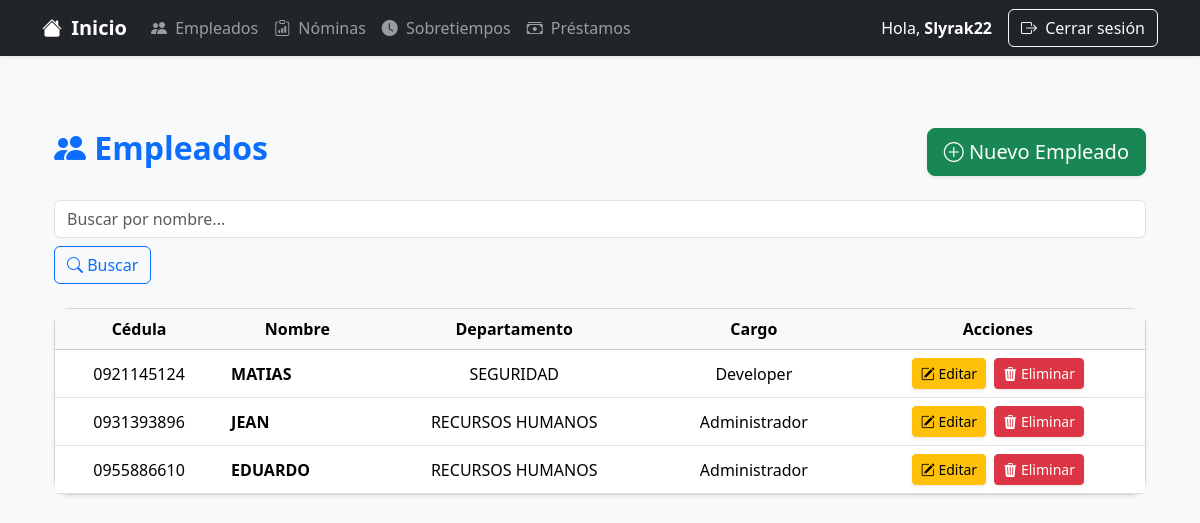
The page /nomina/empleados/ (signed in) on the database as committed earlier.
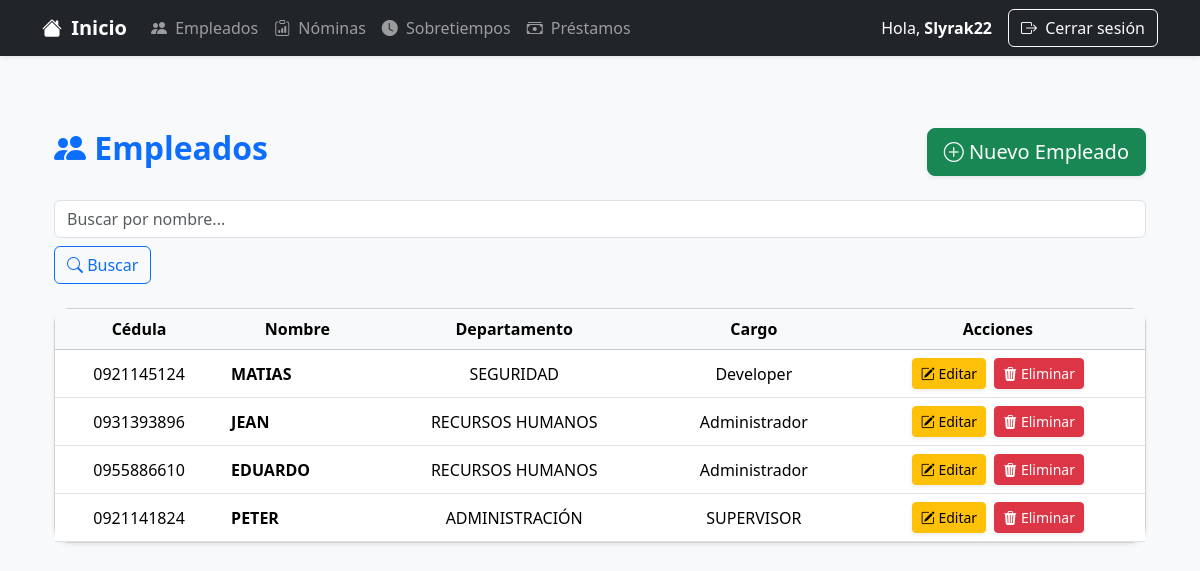
The same page on the database as committed later.
### nomina_app/models.py (models this page shows, shortened)
class Empleado(models.Model):
    cedula = models.CharField(max_length=10, unique=True)
    nombre = models.CharField(max_length=100)
    apellido = models.CharField(max_length=100)
    sueldo = models.DecimalField(max_digits=10, decimal_places=2)
    departamento = models.CharField(max_length=100)
    cargo = models.CharField(max_length=100)
    fecha_contratacion = models.DateField()

### nomina_app/views.py (the view)
# urls.py: path('empleados/', views.EmpleadoListView.as_view(), name='empleado_list'),
class EmpleadoListView(LoginRequiredMixin, ListView):
    model = Empleado
    template_name = 'nomina/empleado_list.html'
    context_object_name = 'empleados'
    paginate_by = 10
    def get_queryset(self):
        query = self.request.GET.get('q')
        if query:
            return Empleado.objects.filter(nombre__icontains=query)
        return Empleado.objects.all()

### templates/nomina/empleado_list.html (shortened to what this page needs)
{% extends 'base.html' %}
{% block content %}
<div class="container py-5">
    <div class="d-flex justify-content-between align-items-center mb-4">
        <h2 class="fw-bold text-primary">
            <i class="bi bi-people-fill"></i> Empleados
        </h2>
        <a href="{% url 'nomina_app:empleado_create' %}" class="btn btn-success btn-lg shadow-sm">
            <i class="bi bi-plus-circle"></i> Nuevo Empleado
        </a>
    </div>
    <form method="get" class="mb-4 d-flex gap-2 flex-wrap">
        <input type="text" name="q" class="form-control flex-grow-1" placeholder="Buscar por nombre..."
            value="{{ request.GET.q }}">
        <button type="submit" class="btn btn-outline-primary">
            <i class="bi bi-search"></i> Buscar
        </button>
    </form>
    <div class="card shadow-sm rounded-4">
        <div class="card-body p-0">
            <div class="table-responsive">
                <table class="table table-hover align-middle mb-0">
                    <thead class="table-light text-center">
                        <tr>
                            <th>Cédula</th>
                            <th>Nombre</th>
                            <th>Departamento</th>
                            <th>Cargo</th>
                            <th>Acciones</th>
                        </tr>
                    </thead>
                    <tbody>
                        {% for empleado in empleados %}
                        <tr class="text-center">
                            <td>{{ empleado.cedula }}</td>
                            <td class="text-start fw-semibold">{{ empleado.nombre }}</td>
                            <td>{{ empleado.departamento }}</td>
                            <td>{{ empleado.cargo }}</td>
                            <td>
                                <a href="{% url 'nomina_app:empleado_update' empleado.pk %}"
                                    class="btn btn-sm btn-warning me-1 shadow-sm">
                                    <i class="bi bi-pencil-square"></i> Editar
                                </a>
                                <a href="{% url 'nomina_app:empleado_delete' empleado.pk %}"
                                    class="btn btn-sm btn-danger shadow-sm">
                                    <i class="bi bi-trash3-fill"></i> Eliminar
                                </a>
                            </td>
                        </tr>
                        {% empty %}
                        <tr>
                            <td colspan="5" class="text-center text-muted py-4">
                                <i class="bi bi-info-circle"></i> No hay empleados registrados.
                            </td>
                        </tr>
                        {% endfor %}
                    </tbody>
                </table>
            </div>
        </div>
    </div>
</div>
{% endblock %}

Rows that differ between the two databases and show on the page:
added Empleado: cedula "0921141824", nombre "PETER", departamento "ADMINISTRACIÓN", cargo "SUPERVISOR"
